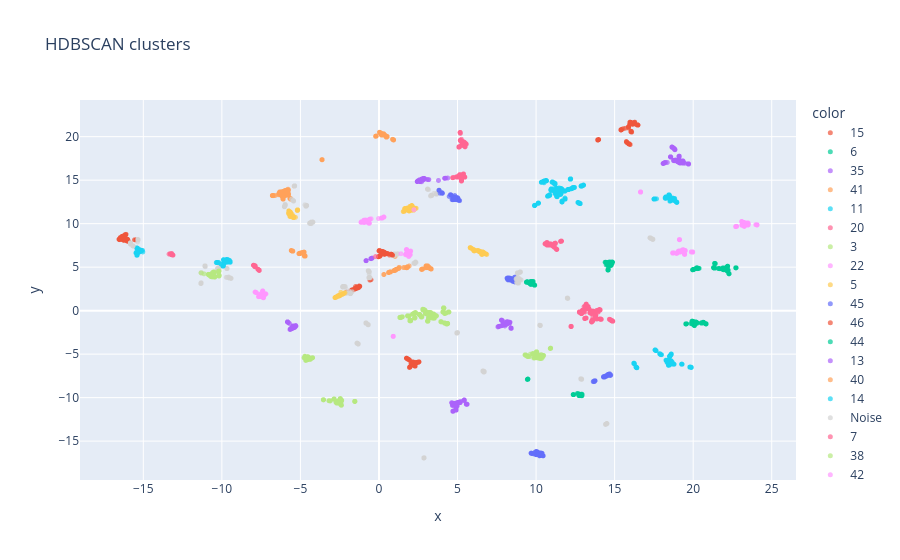
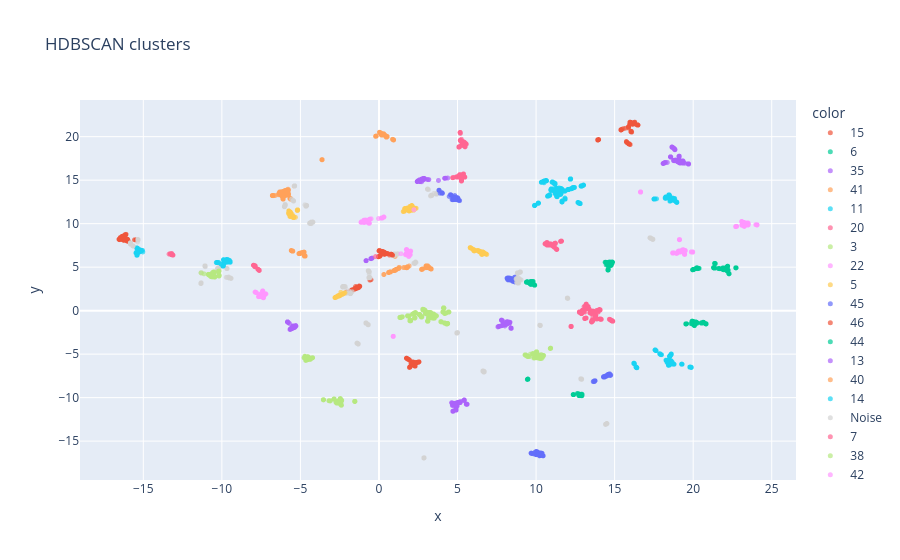

The notebook cell saved with these charts, in order:
### Markdown cell above
## 4. UMAP scatter: clusters vs Ticket Subject (side by side)

`plot_umap_scatter` is interactive (plotly) — when you run it in Jupyter, you can zoom in and click the legend. Here we show a static snapshot of both plots for comparison.

### Code cell
plot_umap_scatter(X_sbert_2d, labels, title="HDBSCAN clusters")
